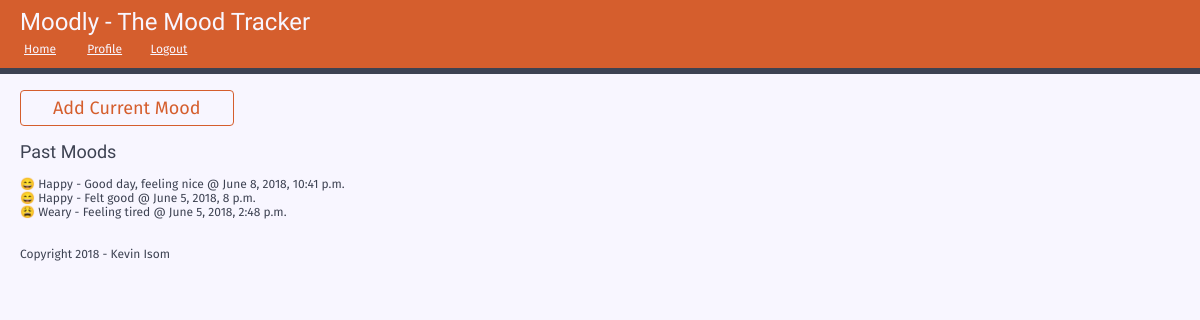
The app's page / (signed in) with its own data.
### trackr/models.py (models this page shows)
class MoodEntry(models.Model):
    MOODS = (
        ('😄', '😄 Happy'),
        ('🙁', '🙁 Unhappy'),
        ('😀', '😀 Really Good'),
        ('😠', '😠 Angry'),
        ('🤬', '🤬 Really Angry'),
        ('😢', '😢 Sad'),
        ('😩', '😩 Weary'),
        ('🤢', '🤢 Sick'),
        ('💩', '💩 Poop'),
        ('🤣', '🤣 ROFL'),
        ('😑', '😑 Detached'),
        ('🤔', '🤔 Contemplative'),
        ('😳', '😳 Shocked'),
    )
    selected_mood = models.CharField(max_length=1, choices=MOODS, blank=True, default='😄', help_text="Select your current Mood")
    details = models.CharField(max_length=500, help_text="Enter details about your mood")
    enteredOn = models.DateTimeField()
    user = models.ForeignKey(User, on_delete=models.CASCADE)
    class Meta:
        ordering = ["-enteredOn"]

### trackr/views.py (the view)
# urls.py: path('', views.homePage, name='index'),
def homePage(request):
    if request.method == "POST":
        form = MoodEntryForm(request.POST)
        if form.is_valid():
            entry = form.save(commit=False)
            entry.user = request.user
            entry.enteredOn = timezone.now()
            print(entry.enteredOn)
            print(timezone.now())
            entry.save()
        else:
            print(form.errors)
    else:
        form = MoodEntryForm()
    if request.user.is_authenticated:
        past_moods = MoodEntry.objects.filter(user=request.user)
    else:
        past_moods = False
    moods = MoodEntry.MOODS;
    stuff_for_frontend = {"past_moods": past_moods, "all_moods": moods, 'form': form}
    return render(request, 'index.html', stuff_for_frontend)

### trackr/templates/index.html (shortened to what this page needs)
{% extends "base.html" %}
{% block content %}
<section>
  <button class="action-button" id="open-mood-dialog">Add Current Mood</button>
</section>
<section>
  <h2>Past Moods</h2>
  {% if past_moods %}
    <ul class="mood-list">
  {% for mood in past_moods %}
      <li>{{ mood.get_selected_mood_display  }} - {{ mood.details }} @  {{ mood.enteredOn }} </li>
  {% endfor %}
  </ul>
  {% else %}
      <p>No Moods have been saved.</p>
  {% endif %}
</section>
{% endblock %}

### static/trackr/base.css (style rules this page uses)
:root { --primary-light-color: #f8f6ff; --secondary-light-color: #cacbd5; --primary-dark-color: #3d4252; --secondary-dark-color: #666f89; --accent-color: #d55e2d; --main-bg-color: var(--primary-light-color); --main-header-bg-color: var(--accent-color); --main-header-color: var(--primary-light-color); --main-color: var(--primary-dark-color); --alt-lighter-color: var(--secondary-light-color); --main-font: 'Fira Sans', sans-serif; --design-font: 'Neuton', serif; font-size: 12px; }
* { font-family: var(--main-font); color: var(--main-color); }
body { background-color: var(--main-bg-color); margin: 0; padding: 0; }
h1, h2, h3, h4, h5, h6 { font-weight: normal; font-family: var(--design-font); }
button, input[type="submit"], .button { color: var(--main-header-bg-color); border: 1px solid var(--main-header-bg-color); border-radius: 4px; background-color: var(--main-bg-color); padding: 6px 16px; text-decoration: none; vertical-align: middle; cursor: pointer; }
.action-button { color: var(--main-header-bg-color); font-size: 1.5em; border: 1px solid var(--main-header-bg-color); border-radius: 4px; background-color: var(--main-bg-color); padding: 6px 32px; text-decoration: none; vertical-align: middle; cursor: pointer; }
ul.mood-list { list-style: none; padding: 0; }

### records on screen
MoodEntry: selected_mood "😄 Happy", details "Good day, feeling nice", enteredOn "June 8, 2018, 10:41 p.m."
MoodEntry: selected_mood "😄 Happy", details "Felt good", enteredOn "June 5, 2018, 8 p.m."
MoodEntry: selected_mood "😩 Weary", details "Feeling tired", enteredOn "June 5, 2018, 2:48 p.m."
